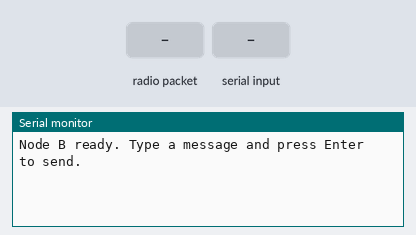
The sketch below on a simulated ESP32. Shown: the last lines printed to the serial monitor. Inputs (shaded band) come from the test bench. No radio packets arrive unless stated.

Above: at 1.2 s.
1.3 s: radio packet "1" arrives
At 2.5 s:
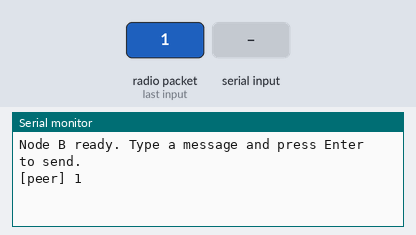
2.8 s: "1\n" received over Serial
At 3.7 s:
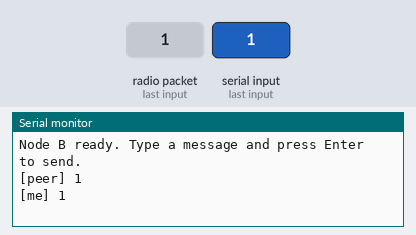

The sketch:

esp32_code.ino
```cpp
/*
  ESP32 + NRF24L01 Duplex Serial Chat
  ------------------------------------
  Flash the SAME sketch to both ESP32 boards. Only change IS_NODE_A
  below: set it true on one board, false on the other.

  Each board can send AND receive at the same time (duplex) by
  switching briefly between listening and transmitting every loop
  iteration - this is the standard way to get bidirectional comms
  out of a single NRF24L01 radio (which is technically half-duplex
  at the radio level, but this makes it feel duplex from the
  serial monitor / chat perspective).

  Wiring (adjust pins if yours differ):
    NRF24L01      ESP32
    VCC     ->    3.3V   (NOT 5V - will damage the module)
    GND     ->    GND
    CE      ->    GPIO 4
    CSN     ->    GPIO 5
    SCK     ->    GPIO 18
    MOSI    ->    GPIO 23
    MISO    ->    GPIO 19
    IRQ     ->    not connected

  Library needed (Arduino IDE Library Manager):
    "RF24" by TMRh20
*/

#include <SPI.h>
#include <RF24.h>

// ---- SET THIS DIFFERENTLY ON EACH BOARD ----
#define IS_NODE_A false   // set to false on the second board
// ---------------------------------------------

#define CE_PIN   4
#define CSN_PIN  5

RF24 radio(CE_PIN, CSN_PIN);

// Two fixed pipe addresses - one for each direction of traffic
const uint64_t addrAtoB = 0xF0F0F0F0E1LL; // A writes here, B reads here
const uint64_t addrBtoA = 0xF0F0F0F0D2LL; // B writes here, A reads here

const uint64_t myWriteAddr = IS_NODE_A ? addrAtoB : addrBtoA;
const uint64_t myReadAddr  = IS_NODE_A ? addrBtoA : addrAtoB;

const char* myName = IS_NODE_A ? "A" : "B";

#define MAX_MSG_LEN 32
char serialBuf[MAX_MSG_LEN];
uint8_t serialPos = 0;

void setup() {
  Serial.begin(115200);
  while (!Serial) { delay(10); }

  if (!radio.begin()) {
    Serial.println(F("NRF24L01 not detected - check wiring."));
    while (1) { delay(1000); }
  }

  radio.setPALevel(RF24_PA_LOW);      // raise to HIGH once range is confirmed
  radio.setDataRate(RF24_250KBPS);    // more reliable over distance
  radio.setChannel(76);               // pick a clear channel; must match on both nodes
  radio.enableDynamicPayloads();
  radio.setAutoAck(true);
  radio.setRetries(5, 15);

  radio.openWritingPipe(myWriteAddr);
  radio.openReadingPipe(1, myReadAddr);
  radio.startListening();

  Serial.print(F("Node "));
  Serial.print(myName);
  Serial.println(F(" ready. Type a message and press Enter to send."));
}

void sendMessage(const char* msg) {
  radio.stopListening();             // switch to TX mode
  bool ok = radio.write(msg, strlen(msg) + 1);
  radio.startListening();            // switch back to RX mode immediately

  Serial.print(F("[me] "));
  Serial.println(msg);
  if (!ok) {
    Serial.println(F("  (send failed - no ack, other node may be out of range/off)"));
  }
}

void checkIncoming() {
  if (radio.available()) {
    char received[MAX_MSG_LEN] = {0};
    uint8_t len = radio.getDynamicPayloadSize();
    if (len > MAX_MSG_LEN) len = MAX_MSG_LEN;
    radio.read(&received, len);

    Serial.print(F("[peer] "));
    Serial.println(received);
  }
}

void checkSerialInput() {
  while (Serial.available()) {
    char c = Serial.read();

    if (c == '\n' || c == '\r') {
      if (serialPos > 0) {
        serialBuf[serialPos] = '\0';
        sendMessage(serialBuf);
        serialPos = 0;
      }
    } else if (serialPos < MAX_MSG_LEN - 1) {
      serialBuf[serialPos++] = c;
    }
  }
}

void loop() {
  checkIncoming();      // listen for anything the other node sent
  checkSerialInput();   // send anything typed into the serial monitor
}
```

Measured:
- after the input at 1.3 s, the serial monitor: prints a new line at once (image 1)
- after the input at 2.8 s, the serial monitor: prints a new line at once (image 2)
